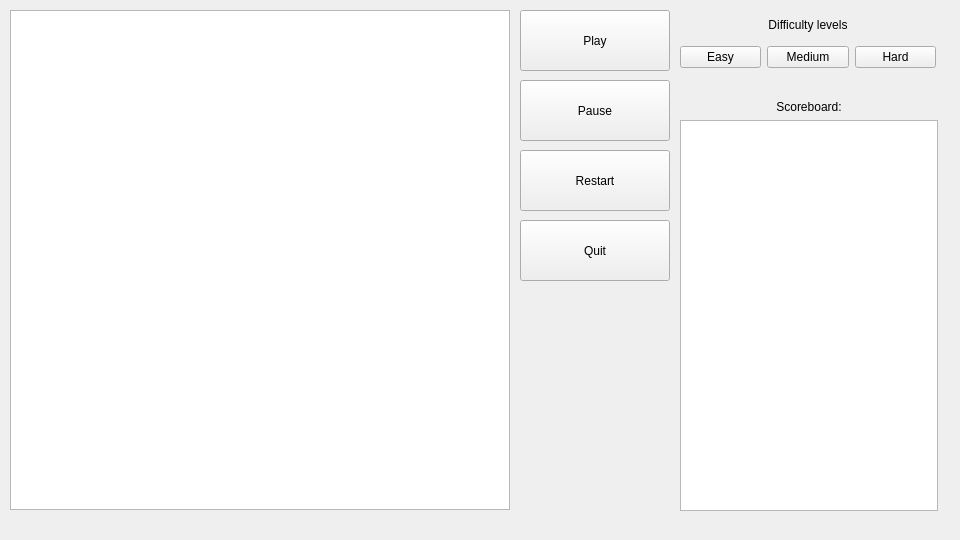
<?xml version="1.0" encoding="UTF-8"?>
<ui version="4.0">
 <class>MainWindow</class>
 <widget class="QMainWindow" name="MainWindow">
  <property name="geometry">
   <rect>
    <x>0</x>
    <y>0</y>
    <width>960</width>
    <height>540</height>
   </rect>
  </property>
  <property name="minimumSize">
   <size>
    <width>960</width>
    <height>540</height>
   </size>
  </property>
  <property name="maximumSize">
   <size>
    <width>960</width>
    <height>540</height>
   </size>
  </property>
  <property name="windowTitle">
   <string>Snake 2</string>
  </property>
  <widget class="QWidget" name="centralwidget">
   <property name="minimumSize">
    <size>
     <width>960</width>
     <height>540</height>
    </size>
   </property>
   <property name="maximumSize">
    <size>
     <width>960</width>
     <height>540</height>
    </size>
   </property>
   <widget class="QPushButton" name="playButton">
    <property name="geometry">
     <rect>
      <x>520</x>
      <y>10</y>
      <width>150</width>
      <height>61</height>
     </rect>
    </property>
    <property name="text">
     <string>Play</string>
    </property>
   </widget>
   <widget class="QGraphicsView" name="graphicsView">
    <property name="geometry">
     <rect>
      <x>10</x>
      <y>10</y>
      <width>500</width>
      <height>500</height>
     </rect>
    </property>
    <property name="minimumSize">
     <size>
      <width>500</width>
      <height>500</height>
     </size>
    </property>
    <property name="maximumSize">
     <size>
      <width>950</width>
      <height>503</height>
     </size>
    </property>
   </widget>
   <widget class="QPushButton" name="pauseResumeButton">
    <property name="geometry">
     <rect>
      <x>520</x>
      <y>80</y>
      <width>150</width>
      <height>61</height>
     </rect>
    </property>
    <property name="text">
     <string>Pause</string>
    </property>
   </widget>
   <widget class="QPushButton" name="quitButton">
    <property name="geometry">
     <rect>
      <x>520</x>
      <y>220</y>
      <width>150</width>
      <height>61</height>
     </rect>
    </property>
    <property name="text">
     <string>Quit</string>
    </property>
   </widget>
   <widget class="QWidget" name="layoutWidget">
    <property name="geometry">
     <rect>
      <x>680</x>
      <y>10</y>
      <width>256</width>
      <height>58</height>
     </rect>
    </property>
    <layout class="QVBoxLayout" name="verticalLayout">
     <item>
      <widget class="QLabel" name="label">
       <property name="text">
        <string>Difficulty levels</string>
       </property>
       <property name="alignment">
        <set>Qt::AlignCenter</set>
       </property>
      </widget>
     </item>
     <item>
      <layout class="QHBoxLayout" name="horizontalLayout">
       <item>
        <widget class="QPushButton" name="easyButton">
         <property name="text">
          <string>Easy</string>
         </property>
        </widget>
       </item>
       <item>
        <widget class="QPushButton" name="mediumButton">
         <property name="text">
          <string>Medium</string>
         </property>
        </widget>
       </item>
       <item>
        <widget class="QPushButton" name="hardButton">
         <property name="text">
          <string>Hard</string>
         </property>
        </widget>
       </item>
      </layout>
     </item>
    </layout>
   </widget>
   <widget class="QPushButton" name="restartButton">
    <property name="geometry">
     <rect>
      <x>520</x>
      <y>150</y>
      <width>150</width>
      <height>61</height>
     </rect>
    </property>
    <property name="text">
     <string>Restart</string>
    </property>
   </widget>
   <widget class="QWidget" name="">
    <property name="geometry">
     <rect>
      <x>680</x>
      <y>100</y>
      <width>258</width>
      <height>411</height>
     </rect>
    </property>
    <layout class="QVBoxLayout" name="verticalLayout_2">
     <item>
      <widget class="QLabel" name="label_2">
       <property name="text">
        <string>Scoreboard:</string>
       </property>
       <property name="alignment">
        <set>Qt::AlignCenter</set>
       </property>
      </widget>
     </item>
     <item>
      <widget class="QTextBrowser" name="scoreboardBrowser"/>
     </item>
    </layout>
   </widget>
  </widget>
 </widget>
 <resources/>
 <connections>
  <connection>
   <sender>quitButton</sender>
   <signal>clicked()</signal>
   <receiver>MainWindow</receiver>
   <slot>close()</slot>
   <hints>
    <hint type="sourcelabel">
     <x>596</x>
     <y>245</y>
    </hint>
    <hint type="destinationlabel">
     <x>704</x>
     <y>176</y>
    </hint>
   </hints>
  </connection>
 </connections>
</ui>
